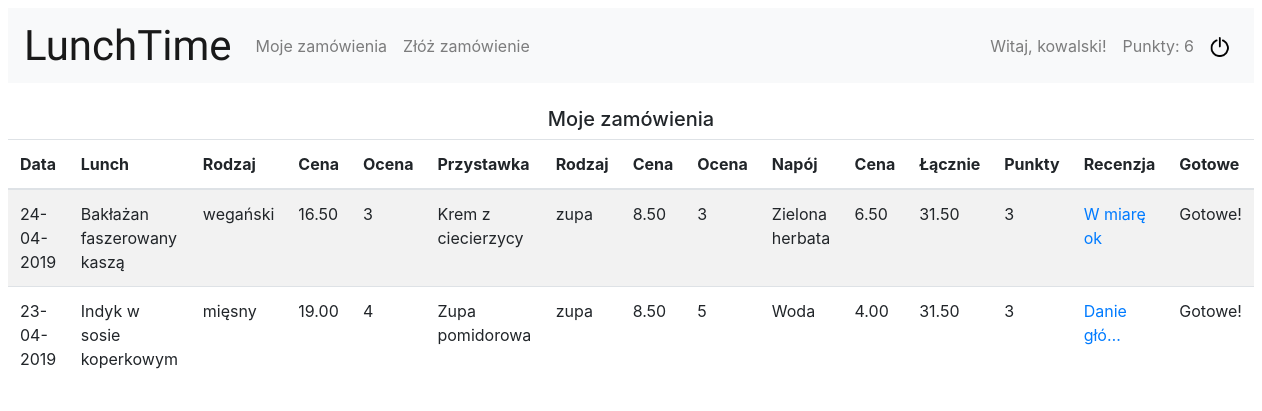
/user-orders/ (signed in), run on the app's committed database.
### buy_lunch/models.py (models this page shows, shortened)
class Order(models.Model):
    lunch = models.ForeignKey(Lunch, on_delete=models.CASCADE)
    appetizer = models.ForeignKey(Appetizer, on_delete=models.CASCADE, null=True)
    beverage = models.ForeignKey(Beverages, on_delete=models.CASCADE, null=True)
    final_price = models.DecimalField(decimal_places=2, max_digits=4)
    points = models.ForeignKey('Points', null=True, on_delete=models.CASCADE)
    date = models.DateTimeField(default=datetime.today)
    user = models.ForeignKey(User, on_delete=models.CASCADE)
    discount = models.IntegerField(default=0)
    points_collected = models.IntegerField(default=0)
    ready = models.BooleanField(default=False)

class Lunch(models.Model):
    lunch_name = models.CharField(max_length=300, verbose_name='Nazwa')
    lunch_type = models.IntegerField(choices=LUNCH_TYPE, verbose_name='Typ')
    lunch_price = models.DecimalField(decimal_places=2, max_digits=4, verbose_name='Cena')

class MenuReview(models.Model):
    review = models.TextField(verbose_name='Recenzja')
    menu = models.ForeignKey(Order, on_delete=models.CASCADE)
    lunch_stars = models.IntegerField(choices=STARS, verbose_name='Ocena lunchu')
    appetizer_stars = models.IntegerField(choices=STARS, verbose_name='Ocena przystawki')
    user = models.ForeignKey(User, on_delete=models.CASCADE)

class Appetizer(models.Model):
    appetizer_name = models.CharField(max_length=300, verbose_name='Nazwa')
    appetizer_type = models.IntegerField(choices=APPETIZER_TYPE, verbose_name='Typ')
    appetizer_price = models.DecimalField(decimal_places=2, max_digits=4, verbose_name='Cena')

class Beverages(models.Model):
    beverage_name = models.CharField(max_length=100, verbose_name='Nazwa')
    beverage_price = models.DecimalField(decimal_places=2, max_digits=4, verbose_name='Cena')

### buy_lunch/views.py (the view)
# urls.py: path('user-orders/', UserOrders.as_view(), name='user-orders'),
class UserOrders(LoginRequiredMixin, View):
    def get(self, request):
        orders = Order.objects.filter(user=request.user).order_by('-date')
        return render(request, 'user_orders.html', {'orders': orders})

### buy_lunch/context_processors.py (called while the page is built)
def points(request):
    if request.user.is_authenticated:
        count_points = Points.objects.filter(user=request.user).aggregate(Sum('amount'))
        all_points = count_points['amount__sum']
    else:
        all_points = 0
    return {
        'points': all_points,
    }

### buy_lunch/templatetags/app_filters.py (called while the page is built)
@register.filter(name='lunch_type')
def lunch_type(value):
    return dict(LUNCH_TYPE).get(value)

@register.filter(name='appetizer_type')
def appetizer_type(value):
    return dict(APPETIZER_TYPE).get(value)

### buy_lunch/templates/user_orders.html (shortened to what this page needs)
{% extends "base.html" %}
    {% load app_filters %}
{% block content %}
    <h5 class="text-center">Moje zamówienia</h5>
    <table class="table table-striped">
    <thead>
    <tr><th scope="col">Data</th>
        <th scope="col">Lunch</th>
        <th scope="col">Rodzaj</th>
        <th scope="col">Cena</th>
        <th scope="col">Ocena</th>
        <th scope="col">Przystawka</th>
        <th scope="col">Rodzaj</th>
        <th scope="col">Cena</th>
        <th scope="col">Ocena</th>
        <th scope="col">Napój</th>
        <th scope="col">Cena</th>
        <th scope="col">Łącznie</th>
        <th scope="col">Punkty</th>
        <th scope="col">Recenzja</th>
        <th scope="col">Gotowe</th>
    </tr>
    </thead>
    <tbody>
        {% for order in orders %}
       <tr ><td>{{ order.date | date:"d-m-Y" }}</td>
            <td>{{ order.lunch.lunch_name }}</td>
            <td>{{ order.lunch.lunch_type | lunch_type }}</td>
            <td>{{ order.lunch.lunch_price }}</td>
                {% if order.menureview_set.count == 0 %}
                     <td> </td>
                {% else %}
                    {% for lunch in order.menureview_set.all %}
                        <td>{{ lunch.lunch_stars }}</td>
                    {% endfor %}
                {% endif %}
            <td>{{ order.appetizer.appetizer_name }}</td>
            <td>{{ order.appetizer.appetizer_type | appetizer_type }}</td>
            <td>{{ order.appetizer.appetizer_price }}</td>
            {% if order.menureview_set.count == 0 %}
                     <td> </td>
                {% else %}
                    {% for appetizer in order.menureview_set.all %}
                        <td>{{ appetizer.appetizer_stars }}</td>
                    {% endfor %}
                {% endif %}
            <td>{{ order.beverage.beverage_name }}</td>
            <td>{{ order.beverage.beverage_price }}</td>
            <td>{{ order.final_price }}</td>
            <td>{{ order.points_collected }}</td>
           {% if order.menureview_set.count == 0 %}
            <td><a href="{%  url 'order-review' order.id %}">Oceń lunch</a></td>
           {% else %}
               {% for review in order.menureview_set.all %}
               <td><a href="{%  url 'review' review.id %}">{{ review.review |truncatechars:10 }}</a></td>
               {% endfor %}
            {% endif %}
            <td>{{ order.ready | yesno:"Gotowe!,Nie" }}</td>
       </tr>
    {% endfor %}
    </tbody>
    </table>
{% endblock %}

### buy_lunch/templates/base.html (shortened to what this page needs)
<!DOCTYPE html>
<html lang="en">
<head>
    {% load static %}
    {% load bootstrap4 %}
    {% bootstrap_css %}
    <link href="https://cdnjs.cloudflare.com/ajax/libs/fullcalendar/3.1.0/fullcalendar.min.css" rel="stylesheet" />
    <link rel="stylesheet" type="text/css" href="{% static 'css/styles.css' %}">
</head>
<body class="ml-2 mr-2 mt-2" >
<header class="navbar navbar-expand-lg navbar-light bg-light mb-4" id="main-header">
  <a class="navbar-brand app-name" href="{% url 'index' %}">LunchTime</a>
  <div class="collapse navbar-collapse" id="navbarNavDropdown">
{% if user.is_staff %}
    <ul class="navbar-nav mr-auto">
      <li class="nav-item">
        <a class="nav-link" href="{% url 'lunch-calendar' %}">Kalendarz</a>
      </li>
      <li class="nav-item">
        <a class="nav-link" href="{% url 'set-menu' %}">Ułóż menu</a>
      </li>
        <li class="nav-item">
        <a class="nav-link" href="{% url 'all-orders' %}">Historia zamówień</a>
      </li>
        <li class="nav-item">
        <a class="nav-link" href="{% url 'ranking' %}">Ranking</a>
      </li>
        <li class="nav-item">
        <a class="nav-link" href="{% url 'users' %}">Użytkownicy</a>
      </li>
      <li class="nav-item dropdown">
        <a class="nav-link dropdown-toggle" href="#" id="navbarDropdownMenuLink" data-toggle="dropdown" aria-haspopup="true" aria-expanded="false">
          Dodaj danie
        </a>
        <div class="dropdown-menu" aria-labelledby="navbarDropdownMenuLink">
          <a class="dropdown-item" href="{% url 'add-lunch' %}">Dodaj lunch</a>
            <a class="dropdown-item" href="{% url 'add-appetizer' %}">Dodaj przystawkę</a>
            <a class="dropdown-item" href="{% url 'add-beverage' %}">Dodaj napój</a>
        </div>
      </li>
    <li class="nav-item dropdown">
        <a class="nav-link dropdown-toggle" href="#" id="navbarDropdownMenuLink" data-toggle="dropdown" aria-haspopup="true" aria-expanded="false">
          Wszystkie dania
        </a>
        <div class="dropdown-menu" aria-labelledby="navbarDropdownMenuLink">
          <a class="dropdown-item" href="{% url 'lunches' %}">Pokaż lunche</a>
            <a class="dropdown-item" href="{% url 'appetizers' %}">Pokaż przystawki</a>
            <a class="dropdown-item" href="{% url 'beverages' %}">Pokaż napoje</a>
        </div>
      </li>
    </ul>
    {% elif user.is_authenticated %}
      <ul class="navbar-nav mr-auto">
    <li class="nav-item">
        <a class="nav-link" href="{% url 'user-orders' %}">Moje zamówienia</a>
      </li>
    <li class="nav-item">
        <a class="nav-link" href="{% url 'make-order' %}">Złóż zamówienie</a>
      </li>
    </ul>
        {% endif %}
    {% if user.is_authenticated %}
        <ul class="navbar-nav ml-auto">
        <span class="navbar-text mx-2">Witaj, {{ user.username }}!</span>
            {% if not user.is_staff %}
        <span class="navbar-text mx-2">Punkty: {{ points | default_if_none:0 }}</span>
                {% endif %}
          <div class="nav-item">
            <a class="nav-link" href="{% url 'logout' %}"><img class="logout" src="/media/power.png"></a>
          </div>
         </ul>
    {% endif %}
  </div>
</header>
        {% block content %}
        {% endblock %}
</body>
</html>

### static/css/styles.css (style rules this page uses)
.app-name { font: 42px 'Cookie', Helvetica, sans-serif; }
#main-header { border: 2px transparent; background-color: lavender; }
table { font-max-size: 12px; }
.logout { width: 20px; height: 20px; }

### data on the page
Order: date "24-04-2019", lunch.lunch_name "Bakłażan faszerowany kaszą", lunch.lunch_type|lunch_type "wegański", lunch.lunch_price "16.50", appetizer.appetizer_name "Krem z ciecierzycy", appetizer.appetizer_type|appetizer_type "zupa", appetizer.appetizer_price "8.50", beverage.beverage_name "Zielona herbata", beverage.beverage_price "6.50", final_price "31.50", points_collected "3", ready "Gotowe!"
MenuReview: lunch_stars "3", appetizer_stars "3", review "W miarę ok"
Order: date "23-04-2019", lunch.lunch_name "Indyk w sosie koperkowym", lunch.lunch_type|lunch_type "mięsny", lunch.lunch_price "19.00", appetizer.appetizer_name "Zupa pomidorowa", appetizer.appetizer_type|appetizer_type "zupa", appetizer.appetizer_price "8.50", beverage.beverage_name "Woda", beverage.beverage_price "4.00", final_price "31.50", points_collected "3", ready "Gotowe!"
MenuReview: lunch_stars "4", appetizer_stars "5", review "Danie głó…"

### other printed values
{{ user.username }} "kowalski"
{{ points | default_if_none:0 }} "6"
